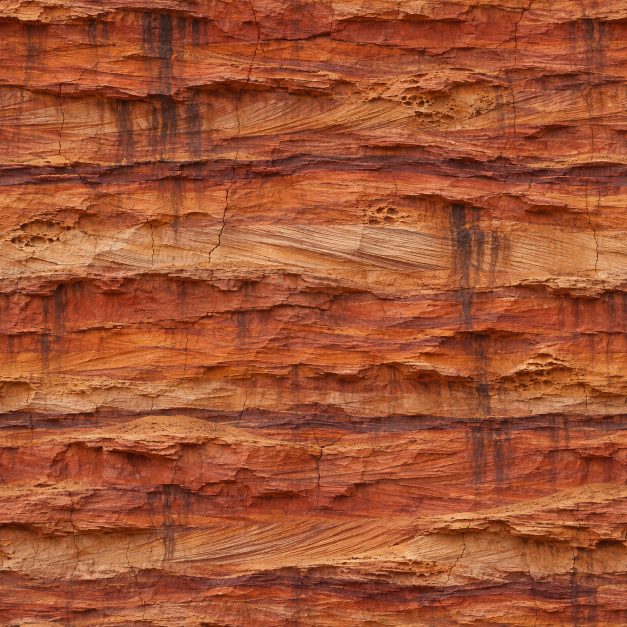
#> input picture art-source/voids/canyon/canyon-wall.png, 1254 x 1254 px, found by its file name (shown at 1/2 size); its folder holds only this picture in this run
$ python derive.py
#> lines starting #> are read from the running program, lines starting #| are printed output that depends on the picture
"""Derives the arid canyon's shipped wall from its ImageGen masters (`voids.md`, canyon).

Each master is shrunk to 1024 px and its seams healed, so it repeats: a band along every edge is blended with
the master rolled by half its size, which runs on unbroken across that edge. Run from the repository root:

    python art-source/voids/canyon/derive.py
"""
import numpy as np
from PIL import Image

SRC = 'art-source/voids/canyon/'
OUT = 'mod/graphics/battle/voids/'
SIZE = 1024
# The width of the blended band along each edge, as a share of the side.
BAND = .07


def heal(rgb):
    h, w, _ = rgb.shape
#> h = 1024; w = 1024
    rolled = np.roll(np.roll(rgb, h // 2, axis=0), w // 2, axis=1)
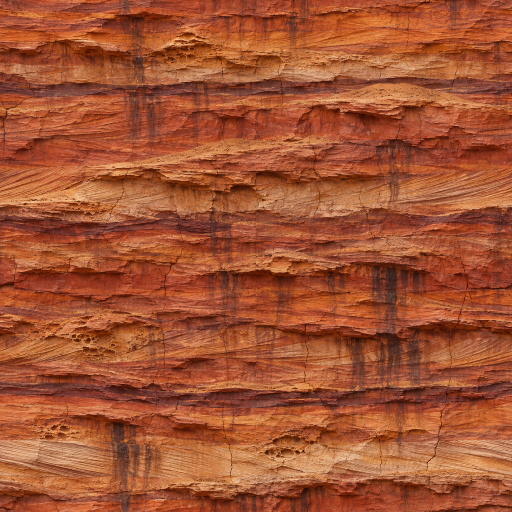
#> rolled: shape (1024, 1024, 3) float32 (shown at 1/2 size); mean of channels 0, 1, 2 162.2, 83.6, 50.8; drawn as R, G, B

    def ramp(n):
#> called with n = 1024
        t = np.arange(n, dtype=np.float32) / (n - 1)
#> t = 1024 values from 0 to 1
        edge = np.minimum(t, 1 - t) / BAND
        e = np.clip(edge, 0, 1)
        return e * e * (3 - 2 * e)

    keep = np.minimum.outer(ramp(h), ramp(w))[..., None]
    return rgb * keep + rolled * (1 - keep)
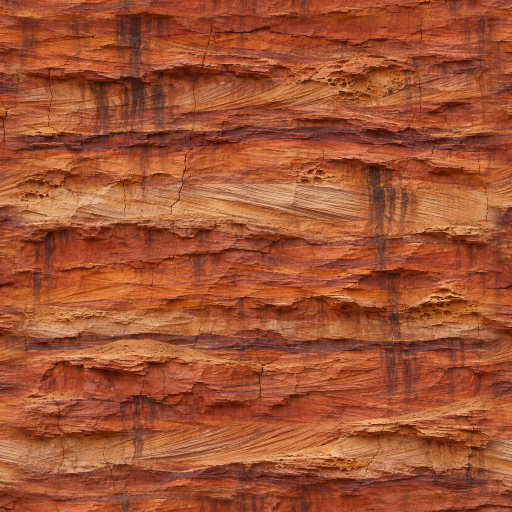
#> returned value: shape (1024, 1024, 3) float32 (shown at 1/2 size); mean of channels 0, 1, 2 162.2, 83.1, 50.6; drawn as R, G, B


def derive(name):
    img = Image.open(SRC + name + '.png').convert('RGB').resize((SIZE, SIZE), Image.LANCZOS)
    rgb = heal(np.asarray(img).astype(np.float32))
    Image.fromarray(np.clip(rgb, 0, 255).astype(np.uint8)).save(OUT + name + '.png', optimize=True)
    a = rgb
    inner = np.abs(a[:, 1:] - a[:, :-1]).mean()
#> inner = 6.87
    print(name, 'inner step %.1f, seam x %.1f, seam y %.1f'
          % (inner, np.abs(a[:, 0] - a[:, -1]).mean(), np.abs(a[0] - a[-1]).mean()))
#| canyon-wall inner step 6.9, seam x 7.0, seam y 8.9


if __name__ == '__main__':
    for n in ('canyon-wall',):
        derive(n)
